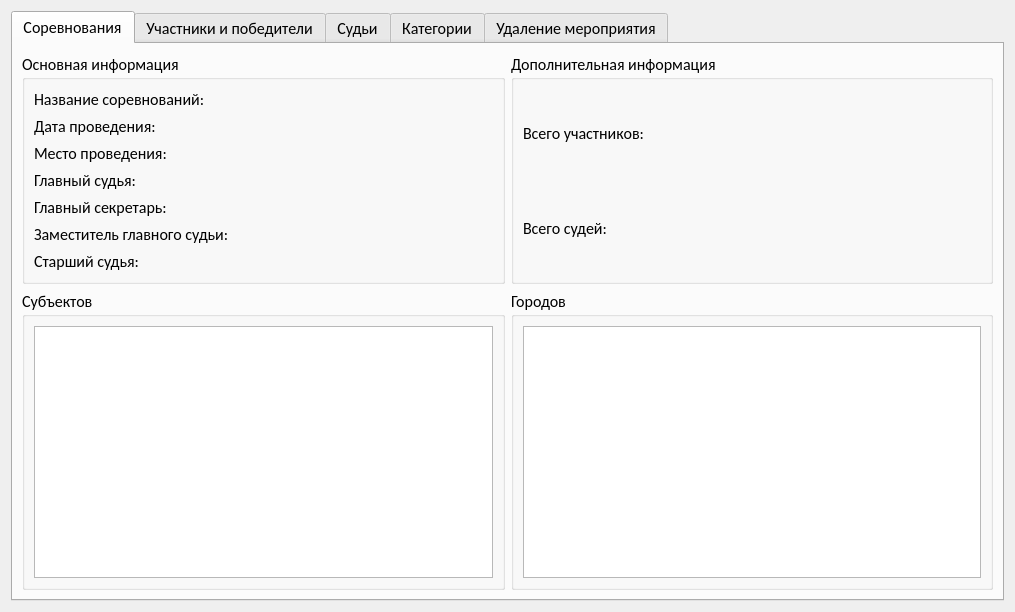
<?xml version="1.0" encoding="UTF-8"?>
<ui version="4.0">
 <class>ended_competition</class>
 <widget class="QWidget" name="ended_competition">
  <property name="geometry">
   <rect>
    <x>0</x>
    <y>0</y>
    <width>1015</width>
    <height>612</height>
   </rect>
  </property>
  <property name="font">
   <font>
    <family>Calibri</family>
    <pointsize>12</pointsize>
   </font>
  </property>
  <property name="windowTitle">
   <string>Мероприятие</string>
  </property>
  <layout class="QGridLayout" name="gridLayout_2" rowstretch="0,0" columnstretch="0">
   <item row="1" column="0">
    <widget class="QTabWidget" name="tabWidget">
     <property name="currentIndex">
      <number>0</number>
     </property>
     <widget class="QWidget" name="tab">
      <attribute name="title">
       <string>Соревнования</string>
      </attribute>
      <layout class="QVBoxLayout" name="verticalLayout_3">
       <item>
        <layout class="QHBoxLayout" name="horizontalLayout">
         <item>
          <widget class="QGroupBox" name="groupBox">
           <property name="title">
            <string>Основная информация</string>
           </property>
           <layout class="QVBoxLayout" name="verticalLayout">
            <item>
             <widget class="QLabel" name="name_competition">
              <property name="text">
               <string>Название соревнований: </string>
              </property>
              <property name="wordWrap">
               <bool>true</bool>
              </property>
             </widget>
            </item>
            <item>
             <widget class="QLabel" name="data_copetition">
              <property name="text">
               <string>Дата проведения: </string>
              </property>
              <property name="wordWrap">
               <bool>true</bool>
              </property>
             </widget>
            </item>
            <item>
             <widget class="QLabel" name="place_competition">
              <property name="text">
               <string>Место проведения: </string>
              </property>
              <property name="wordWrap">
               <bool>true</bool>
              </property>
             </widget>
            </item>
            <item>
             <widget class="QLabel" name="main_judge_competition">
              <property name="text">
               <string>Главный судья: </string>
              </property>
              <property name="wordWrap">
               <bool>true</bool>
              </property>
             </widget>
            </item>
            <item>
             <widget class="QLabel" name="main_secretary_competiotion">
              <property name="text">
               <string>Главный секретарь: </string>
              </property>
              <property name="wordWrap">
               <bool>true</bool>
              </property>
             </widget>
            </item>
            <item>
             <widget class="QLabel" name="deputy_main_judge_competition">
              <property name="text">
               <string>Заместитель главного судьи: </string>
              </property>
              <property name="wordWrap">
               <bool>true</bool>
              </property>
             </widget>
            </item>
            <item>
             <widget class="QLabel" name="oldes_judge_competition">
              <property name="text">
               <string>Старший судья: </string>
              </property>
              <property name="wordWrap">
               <bool>true</bool>
              </property>
             </widget>
            </item>
           </layout>
          </widget>
         </item>
         <item>
          <widget class="QGroupBox" name="groupBox_2">
           <property name="title">
            <string>Дополнительная информация</string>
           </property>
           <layout class="QVBoxLayout" name="verticalLayout_2">
            <item>
             <widget class="QLabel" name="mem_count">
              <property name="text">
               <string>Всего участников: </string>
              </property>
              <property name="wordWrap">
               <bool>true</bool>
              </property>
             </widget>
            </item>
            <item>
             <widget class="QLabel" name="judges_count">
              <property name="text">
               <string>Всего судей: </string>
              </property>
              <property name="wordWrap">
               <bool>true</bool>
              </property>
             </widget>
            </item>
           </layout>
          </widget>
         </item>
        </layout>
       </item>
       <item>
        <layout class="QGridLayout" name="gridLayout">
         <item row="0" column="1">
          <widget class="QGroupBox" name="citys_box">
           <property name="title">
            <string>Городов</string>
           </property>
           <layout class="QGridLayout" name="gridLayout_4">
            <item row="1" column="0">
             <widget class="QTextEdit" name="citys"/>
            </item>
           </layout>
          </widget>
         </item>
         <item row="0" column="0">
          <widget class="QGroupBox" name="subjects_box">
           <property name="title">
            <string>Субъектов</string>
           </property>
           <layout class="QGridLayout" name="gridLayout_3">
            <item row="1" column="0">
             <widget class="QTextEdit" name="subjetcts"/>
            </item>
           </layout>
          </widget>
         </item>
        </layout>
       </item>
      </layout>
     </widget>
     <widget class="QWidget" name="tab_2">
      <attribute name="title">
       <string>Участники и победители</string>
      </attribute>
      <layout class="QGridLayout" name="gridLayout_6">
       <item row="0" column="0">
        <layout class="QGridLayout" name="gridLayout_5">
         <item row="5" column="0">
          <widget class="QTableView" name="members_view"/>
         </item>
         <item row="3" column="0" rowspan="2">
          <layout class="QGridLayout" name="gridLayout_7">
           <item row="1" column="1">
            <widget class="QPushButton" name="generate_all_members">
             <property name="styleSheet">
              <string notr="true">QPushButton{
background-color: #e2e2e2;
border:1px solid #afafaf;
}
QPushButton:hover{
background-color: #E0F2FF;
border-color: #80C8FF;
}
QPushButton:pressed{
background-color: #C2E4FF;
border-color: #80C8FF;
}</string>
             </property>
             <property name="text">
              <string>Создать список всех участников</string>
             </property>
            </widget>
           </item>
           <item row="1" column="0">
            <widget class="QComboBox" name="sorting_mem_box">
             <item>
              <property name="text">
               <string>Без сортировки</string>
              </property>
             </item>
             <item>
              <property name="text">
               <string>По местам</string>
              </property>
             </item>
             <item>
              <property name="text">
               <string>По фамилии</string>
              </property>
             </item>
             <item>
              <property name="text">
               <string>По имени</string>
              </property>
             </item>
             <item>
              <property name="text">
               <string>По возрасту</string>
              </property>
             </item>
            </widget>
           </item>
           <item row="0" column="1">
            <widget class="QPushButton" name="generate_out_members">
             <property name="styleSheet">
              <string notr="true">QPushButton{
background-color: #e2e2e2;
border:1px solid #afafaf;
}
QPushButton:hover{
background-color: #E0F2FF;
border-color: #80C8FF;
}
QPushButton:pressed{
background-color: #C2E4FF;
border-color: #80C8FF;
}</string>
             </property>
             <property name="text">
              <string>Создать справку по турниру</string>
             </property>
            </widget>
           </item>
           <item row="2" column="0">
            <widget class="QComboBox" name="asc_desc_mem_box">
             <property name="enabled">
              <bool>false</bool>
             </property>
             <item>
              <property name="text">
               <string>По возрастанию</string>
              </property>
             </item>
             <item>
              <property name="text">
               <string>По убыванию</string>
              </property>
             </item>
            </widget>
           </item>
           <item row="2" column="1">
            <widget class="QPushButton" name="history_member">
             <property name="styleSheet">
              <string notr="true">QPushButton{
background-color: #e2e2e2;
border:1px solid #afafaf;
}
QPushButton:hover{
background-color: #E0F2FF;
border-color: #80C8FF;
}
QPushButton:pressed{
background-color: #C2E4FF;
border-color: #80C8FF;
}</string>
             </property>
             <property name="text">
              <string>История участника</string>
             </property>
            </widget>
           </item>
           <item row="0" column="0">
            <widget class="QComboBox" name="categorys_box">
             <item>
              <property name="text">
               <string>Все</string>
              </property>
             </item>
            </widget>
           </item>
           <item row="3" column="1">
            <widget class="QPushButton" name="catgegories_out">
             <property name="styleSheet">
              <string notr="true">QPushButton{
background-color: #e2e2e2;
border:1px solid #afafaf;
}
QPushButton:hover{
background-color: #E0F2FF;
border-color: #80C8FF;
}
QPushButton:pressed{
background-color: #C2E4FF;
border-color: #80C8FF;
}</string>
             </property>
             <property name="text">
              <string>Отчет категории</string>
             </property>
            </widget>
           </item>
          </layout>
         </item>
        </layout>
       </item>
      </layout>
     </widget>
     <widget class="QWidget" name="tab_3">
      <attribute name="title">
       <string>Судьи</string>
      </attribute>
      <layout class="QGridLayout" name="gridLayout_9">
       <item row="0" column="0">
        <layout class="QGridLayout" name="gridLayout_8">
         <item row="6" column="0">
          <widget class="QTableView" name="judges_view"/>
         </item>
         <item row="3" column="0">
          <layout class="QGridLayout" name="gridLayout_10">
           <item row="1" column="0">
            <widget class="QComboBox" name="comboBox_2">
             <item>
              <property name="text">
               <string>Без сортировки</string>
              </property>
             </item>
             <item>
              <property name="text">
               <string>По фамилии</string>
              </property>
             </item>
             <item>
              <property name="text">
               <string>По имени</string>
              </property>
             </item>
             <item>
              <property name="text">
               <string>По бригаде</string>
              </property>
             </item>
             <item>
              <property name="text">
               <string>По городу</string>
              </property>
             </item>
            </widget>
           </item>
           <item row="0" column="0">
            <widget class="QComboBox" name="comboBox">
             <item>
              <property name="text">
               <string>Бригада</string>
              </property>
             </item>
            </widget>
           </item>
           <item row="0" column="1">
            <widget class="QPushButton" name="generate_out_judges">
             <property name="styleSheet">
              <string notr="true">QPushButton{
background-color: #e2e2e2;
border:1px solid #afafaf;
}
QPushButton:hover{
background-color: #E0F2FF;
border-color: #80C8FF;
}
QPushButton:pressed{
background-color: #C2E4FF;
border-color: #80C8FF;
}</string>
             </property>
             <property name="text">
              <string>Создать отчёт по судьям</string>
             </property>
            </widget>
           </item>
           <item row="2" column="0">
            <widget class="QComboBox" name="asc_desc_judge">
             <property name="enabled">
              <bool>false</bool>
             </property>
             <item>
              <property name="text">
               <string>По возрастанию</string>
              </property>
             </item>
             <item>
              <property name="text">
               <string>По убыванию</string>
              </property>
             </item>
            </widget>
           </item>
          </layout>
         </item>
        </layout>
       </item>
      </layout>
     </widget>
     <widget class="QWidget" name="tab_4">
      <attribute name="title">
       <string>Категории</string>
      </attribute>
      <layout class="QGridLayout" name="gridLayout_11">
       <item row="0" column="0">
        <widget class="QTableView" name="categorys_view"/>
       </item>
      </layout>
     </widget>
     <widget class="QWidget" name="tab_5">
      <attribute name="title">
       <string>Удаление мероприятия</string>
      </attribute>
      <layout class="QGridLayout" name="gridLayout_12">
       <item row="0" column="0">
        <widget class="QPushButton" name="DELETE">
         <property name="minimumSize">
          <size>
           <width>200</width>
           <height>0</height>
          </size>
         </property>
         <property name="maximumSize">
          <size>
           <width>500</width>
           <height>100</height>
          </size>
         </property>
         <property name="styleSheet">
          <string notr="true">QPushButton{
background-color: #e2e2e2;
border:1px solid #afafaf;
}
QPushButton:hover{
background-color: #E0F2FF;
border-color: #80C8FF;
}
QPushButton:pressed{
background-color: #C2E4FF;
border-color: #80C8FF;
}</string>
         </property>
         <property name="text">
          <string>Удалить мероприятие</string>
         </property>
        </widget>
       </item>
      </layout>
     </widget>
    </widget>
   </item>
  </layout>
 </widget>
 <resources/>
 <connections/>
</ui>
